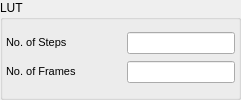
                <widget class="QGroupBox" name="groupBox_9">
                 <property name="title">
                  <string>LUT</string>
                 </property>
                 <layout class="QGridLayout" name="gridLayout_14">
                  <property name="leftMargin">
                   <number>3</number>
                  </property>
                  <property name="rightMargin">
                   <number>3</number>
                  </property>
                  <item row="1" column="0">
                   <layout class="QHBoxLayout" name="horizontalLayout_17">
                    <item>
                     <widget class="QLabel" name="label_19">
                      <property name="sizePolicy">
                       <sizepolicy hsizetype="Fixed" vsizetype="Fixed">
                        <horstretch>0</horstretch>
                        <verstretch>0</verstretch>
                       </sizepolicy>
                      </property>
                      <property name="minimumSize">
                       <size>
                        <width>115</width>
                        <height>0</height>
                       </size>
                      </property>
                      <property name="font">
                       <font>
                        <pointsize>8</pointsize>
                       </font>
                      </property>
                      <property name="text">
                       <string>No. of Frames</string>
                      </property>
                     </widget>
                    </item>
                    <item>
                     <widget class="QLineEdit" name="json_lut_frames">
                      <property name="sizePolicy">
                       <sizepolicy hsizetype="Fixed" vsizetype="Fixed">
                        <horstretch>0</horstretch>
                        <verstretch>0</verstretch>
                       </sizepolicy>
                      </property>
                      <property name="minimumSize">
                       <size>
                        <width>45</width>
                        <height>0</height>
                       </size>
                      </property>
                     </widget>
                    </item>
                   </layout>
                  </item>
                  <item row="0" column="0">
                   <layout class="QHBoxLayout" name="horizontalLayout_13">
                    <item>
                     <widget class="QLabel" name="label_15">
                      <property name="sizePolicy">
                       <sizepolicy hsizetype="Fixed" vsizetype="Fixed">
                        <horstretch>0</horstretch>
                        <verstretch>0</verstretch>
                       </sizepolicy>
                      </property>
                      <property name="minimumSize">
                       <size>
                        <width>115</width>
                        <height>0</height>
                       </size>
                      </property>
                      <property name="font">
                       <font>
                        <pointsize>8</pointsize>
                       </font>
                      </property>
                      <property name="text">
                       <string>No. of Steps</string>
                      </property>
                     </widget>
                    </item>
                    <item>
                     <widget class="QLineEdit" name="json_lut_steps">
                      <property name="sizePolicy">
                       <sizepolicy hsizetype="Fixed" vsizetype="Fixed">
                        <horstretch>0</horstretch>
                        <verstretch>0</verstretch>
                       </sizepolicy>
                      </property>
                      <property name="minimumSize">
                       <size>
                        <width>45</width>
                        <height>0</height>
                       </size>
                      </property>
                     </widget>
                    </item>
                   </layout>
                  </item>
                 </layout>
                </widget>
